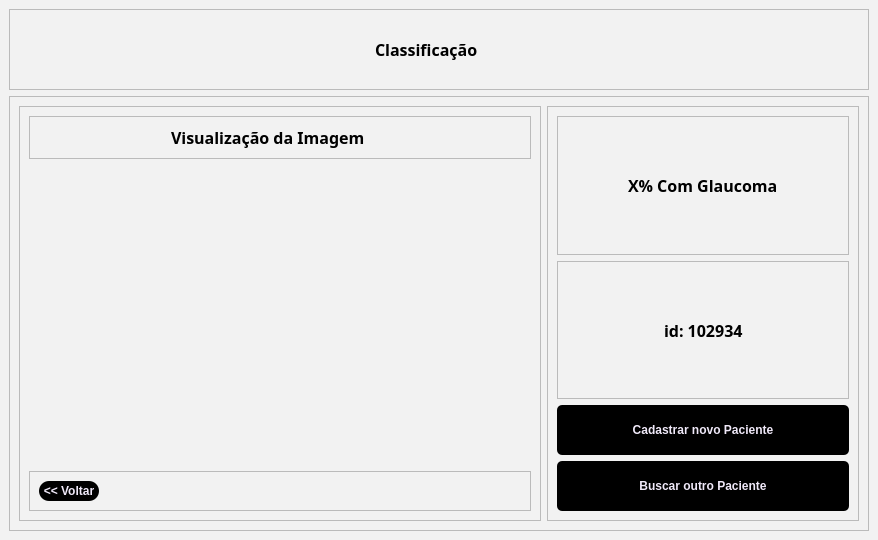
<?xml version="1.0" encoding="UTF-8"?>
<ui version="4.0">
 <class>MainWindow</class>
 <widget class="QMainWindow" name="MainWindow">
  <property name="geometry">
   <rect>
    <x>0</x>
    <y>0</y>
    <width>878</width>
    <height>540</height>
   </rect>
  </property>
  <property name="windowTitle">
   <string>MainWindow</string>
  </property>
  <property name="styleSheet">
   <string notr="true">background-color: rgb(242, 242, 242)</string>
  </property>
  <widget class="QWidget" name="centralwidget">
   <layout class="QVBoxLayout" name="verticalLayout_2">
    <item>
     <widget class="QFrame" name="frame_8">
      <property name="minimumSize">
       <size>
        <width>0</width>
        <height>20</height>
       </size>
      </property>
      <property name="maximumSize">
       <size>
        <width>16777215</width>
        <height>98</height>
       </size>
      </property>
      <property name="frameShape">
       <enum>QFrame::StyledPanel</enum>
      </property>
      <property name="frameShadow">
       <enum>QFrame::Raised</enum>
      </property>
      <layout class="QHBoxLayout" name="horizontalLayout_5">
       <item>
        <spacer name="horizontalSpacer_7">
         <property name="orientation">
          <enum>Qt::Horizontal</enum>
         </property>
         <property name="sizeHint" stdset="0">
          <size>
           <width>349</width>
           <height>20</height>
          </size>
         </property>
        </spacer>
       </item>
       <item>
        <widget class="QLabel" name="label_5">
         <property name="minimumSize">
          <size>
           <width>128</width>
           <height>0</height>
          </size>
         </property>
         <property name="maximumSize">
          <size>
           <width>252</width>
           <height>16777215</height>
          </size>
         </property>
         <property name="font">
          <font>
           <family>Noto Sans Georgian</family>
           <pointsize>12</pointsize>
           <weight>75</weight>
           <bold>true</bold>
          </font>
         </property>
         <property name="styleSheet">
          <string notr="true">QLabel{
text-align: center;
}</string>
         </property>
         <property name="text">
          <string>Classificação</string>
         </property>
        </widget>
       </item>
       <item>
        <spacer name="horizontalSpacer_8">
         <property name="orientation">
          <enum>Qt::Horizontal</enum>
         </property>
         <property name="sizeHint" stdset="0">
          <size>
           <width>348</width>
           <height>20</height>
          </size>
         </property>
        </spacer>
       </item>
      </layout>
     </widget>
    </item>
    <item>
     <widget class="QFrame" name="frame_7">
      <property name="frameShape">
       <enum>QFrame::StyledPanel</enum>
      </property>
      <property name="frameShadow">
       <enum>QFrame::Raised</enum>
      </property>
      <layout class="QHBoxLayout" name="horizontalLayout">
       <item>
        <widget class="QFrame" name="frame_2">
         <property name="frameShape">
          <enum>QFrame::StyledPanel</enum>
         </property>
         <property name="frameShadow">
          <enum>QFrame::Raised</enum>
         </property>
         <layout class="QVBoxLayout" name="verticalLayout_3">
          <item>
           <widget class="QFrame" name="frame_6">
            <property name="minimumSize">
             <size>
              <width>20</width>
              <height>40</height>
             </size>
            </property>
            <property name="frameShape">
             <enum>QFrame::StyledPanel</enum>
            </property>
            <property name="frameShadow">
             <enum>QFrame::Raised</enum>
            </property>
            <layout class="QHBoxLayout" name="horizontalLayout_6">
             <item>
              <widget class="QLabel" name="label_6">
               <property name="minimumSize">
                <size>
                 <width>125</width>
                 <height>0</height>
                </size>
               </property>
               <property name="maximumSize">
                <size>
                 <width>218</width>
                 <height>16777215</height>
                </size>
               </property>
               <property name="font">
                <font>
                 <family>Noto Sans Georgian</family>
                 <pointsize>12</pointsize>
                 <weight>75</weight>
                 <bold>true</bold>
                </font>
               </property>
               <property name="styleSheet">
                <string notr="true">QLabel{
text-align: center;
}</string>
               </property>
               <property name="text">
                <string>Visualização da Imagem</string>
               </property>
              </widget>
             </item>
            </layout>
           </widget>
          </item>
          <item>
           <widget class="QLabel" name="display_camera">
            <property name="minimumSize">
             <size>
              <width>502</width>
              <height>300</height>
             </size>
            </property>
            <property name="maximumSize">
             <size>
              <width>16777215</width>
              <height>16777215</height>
             </size>
            </property>
            <property name="text">
             <string/>
            </property>
            <property name="pixmap">
             <pixmap>../../imagens/Frame 1.png</pixmap>
            </property>
           </widget>
          </item>
          <item>
           <widget class="QFrame" name="frame_5">
            <property name="minimumSize">
             <size>
              <width>0</width>
              <height>30</height>
             </size>
            </property>
            <property name="frameShape">
             <enum>QFrame::StyledPanel</enum>
            </property>
            <property name="frameShadow">
             <enum>QFrame::Raised</enum>
            </property>
            <layout class="QHBoxLayout" name="horizontalLayout_3">
             <item>
              <widget class="QPushButton" name="edita_pushButton_voltar">
               <property name="minimumSize">
                <size>
                 <width>60</width>
                 <height>20</height>
                </size>
               </property>
               <property name="maximumSize">
                <size>
                 <width>60</width>
                 <height>20</height>
                </size>
               </property>
               <property name="font">
                <font>
                 <weight>75</weight>
                 <bold>true</bold>
                </font>
               </property>
               <property name="cursor">
                <cursorShape>PointingHandCursor</cursorShape>
               </property>
               <property name="styleSheet">
                <string notr="true">QPushButton{
	border-radius: 10px;
	border-image: url(:/Close_Image/cil-x.png);
	background-position: center;
		
	color: rgb(240, 233, 249);
	background-color: rgb(0, 0, 0);
	
}
QPushButton:hover{
	
	
	background-color: rgb(42, 42, 42);
	color: rgb(240, 233, 249);
}
QPushButton:pressed{
	background-color: rgb(35, 35, 35);
	color: rgb(200, 200, 200);
}

</string>
               </property>
               <property name="text">
                <string>&lt;&lt; Voltar</string>
               </property>
              </widget>
             </item>
             <item>
              <spacer name="horizontalSpacer_3">
               <property name="orientation">
                <enum>Qt::Horizontal</enum>
               </property>
               <property name="sizeHint" stdset="0">
                <size>
                 <width>40</width>
                 <height>20</height>
                </size>
               </property>
              </spacer>
             </item>
            </layout>
           </widget>
          </item>
         </layout>
        </widget>
       </item>
       <item>
        <widget class="QFrame" name="frame">
         <property name="minimumSize">
          <size>
           <width>300</width>
           <height>0</height>
          </size>
         </property>
         <property name="frameShape">
          <enum>QFrame::StyledPanel</enum>
         </property>
         <property name="frameShadow">
          <enum>QFrame::Raised</enum>
         </property>
         <layout class="QVBoxLayout" name="verticalLayout">
          <item>
           <widget class="QFrame" name="frame_9">
            <property name="frameShape">
             <enum>QFrame::StyledPanel</enum>
            </property>
            <property name="frameShadow">
             <enum>QFrame::Raised</enum>
            </property>
            <layout class="QHBoxLayout" name="horizontalLayout_7">
             <item>
              <spacer name="horizontalSpacer_4">
               <property name="orientation">
                <enum>Qt::Horizontal</enum>
               </property>
               <property name="sizeHint" stdset="0">
                <size>
                 <width>40</width>
                 <height>20</height>
                </size>
               </property>
              </spacer>
             </item>
             <item>
              <widget class="QLabel" name="label_7">
               <property name="minimumSize">
                <size>
                 <width>0</width>
                 <height>0</height>
                </size>
               </property>
               <property name="maximumSize">
                <size>
                 <width>168</width>
                 <height>16777215</height>
                </size>
               </property>
               <property name="font">
                <font>
                 <family>Noto Sans Georgian</family>
                 <pointsize>12</pointsize>
                 <weight>75</weight>
                 <bold>true</bold>
                </font>
               </property>
               <property name="styleSheet">
                <string notr="true">QLabel{
text-align: center;
}</string>
               </property>
               <property name="text">
                <string>X% Com Glaucoma</string>
               </property>
              </widget>
             </item>
             <item>
              <spacer name="horizontalSpacer_9">
               <property name="orientation">
                <enum>Qt::Horizontal</enum>
               </property>
               <property name="sizeHint" stdset="0">
                <size>
                 <width>40</width>
                 <height>20</height>
                </size>
               </property>
              </spacer>
             </item>
            </layout>
           </widget>
          </item>
          <item>
           <widget class="QFrame" name="frame_3">
            <property name="frameShape">
             <enum>QFrame::StyledPanel</enum>
            </property>
            <property name="frameShadow">
             <enum>QFrame::Raised</enum>
            </property>
            <layout class="QHBoxLayout" name="horizontalLayout_2">
             <item>
              <spacer name="horizontalSpacer">
               <property name="orientation">
                <enum>Qt::Horizontal</enum>
               </property>
               <property name="sizeHint" stdset="0">
                <size>
                 <width>40</width>
                 <height>20</height>
                </size>
               </property>
              </spacer>
             </item>
             <item>
              <widget class="QLabel" name="label_3">
               <property name="minimumSize">
                <size>
                 <width>0</width>
                 <height>0</height>
                </size>
               </property>
               <property name="maximumSize">
                <size>
                 <width>100</width>
                 <height>16777215</height>
                </size>
               </property>
               <property name="font">
                <font>
                 <family>Noto Sans Georgian</family>
                 <pointsize>12</pointsize>
                 <weight>75</weight>
                 <bold>true</bold>
                </font>
               </property>
               <property name="styleSheet">
                <string notr="true">QLabel{
text-align: center;
}</string>
               </property>
               <property name="text">
                <string>id: 102934</string>
               </property>
              </widget>
             </item>
             <item>
              <spacer name="horizontalSpacer_2">
               <property name="orientation">
                <enum>Qt::Horizontal</enum>
               </property>
               <property name="sizeHint" stdset="0">
                <size>
                 <width>40</width>
                 <height>20</height>
                </size>
               </property>
              </spacer>
             </item>
            </layout>
           </widget>
          </item>
          <item>
           <widget class="QPushButton" name="edita_pushButton_editar">
            <property name="minimumSize">
             <size>
              <width>0</width>
              <height>50</height>
             </size>
            </property>
            <property name="maximumSize">
             <size>
              <width>16777215</width>
              <height>16777215</height>
             </size>
            </property>
            <property name="font">
             <font>
              <weight>75</weight>
              <bold>true</bold>
             </font>
            </property>
            <property name="cursor">
             <cursorShape>PointingHandCursor</cursorShape>
            </property>
            <property name="styleSheet">
             <string notr="true">QPushButton{
	border-radius: 5px;
	border-image: url(:/Close_Image/cil-x.png);
	background-position: center;
		
	color: rgb(240, 233, 249);
	background-color: rgb(0, 0, 0);
	
}
QPushButton:hover{
	
	
	background-color: rgb(42, 42, 42);
	color: rgb(240, 233, 249);
}
QPushButton:pressed{
	background-color: rgb(35, 35, 35);
	color: rgb(200, 200, 200);
}

</string>
            </property>
            <property name="text">
             <string>Cadastrar novo Paciente</string>
            </property>
           </widget>
          </item>
          <item>
           <widget class="QPushButton" name="edita_pushButton_remover">
            <property name="minimumSize">
             <size>
              <width>0</width>
              <height>50</height>
             </size>
            </property>
            <property name="maximumSize">
             <size>
              <width>16777215</width>
              <height>16777215</height>
             </size>
            </property>
            <property name="font">
             <font>
              <weight>75</weight>
              <bold>true</bold>
             </font>
            </property>
            <property name="cursor">
             <cursorShape>PointingHandCursor</cursorShape>
            </property>
            <property name="styleSheet">
             <string notr="true">QPushButton{
	border-radius: 5px;
	border-image: url(:/Close_Image/cil-x.png);
	background-position: center;
		
	color: rgb(240, 233, 249);
	background-color: rgb(0, 0, 0);
	
}
QPushButton:hover{
	
	
	background-color: rgb(42, 42, 42);
	color: rgb(240, 233, 249);
}
QPushButton:pressed{
	background-color: rgb(35, 35, 35);
	color: rgb(200, 200, 200);
}

</string>
            </property>
            <property name="text">
             <string>Buscar outro Paciente</string>
            </property>
           </widget>
          </item>
         </layout>
        </widget>
       </item>
      </layout>
     </widget>
    </item>
   </layout>
  </widget>
 </widget>
 <resources/>
 <connections/>
</ui>
